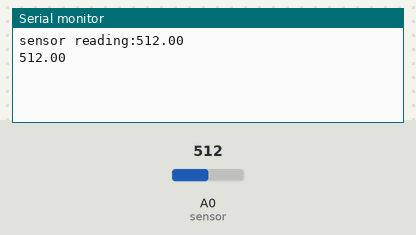
Bench run of a sketch on a simulated Arduino Uno, built with avr-gcc and run on an emulated ATmega328P. Shown: the last lines printed to the serial monitor. Inputs (shaded band) come from the test bench; at power-on: A0 (sensor) = 512.

Above: at 1.8 s.
1.9 s: A0 (sensor) set to 716
At 2.8 s:
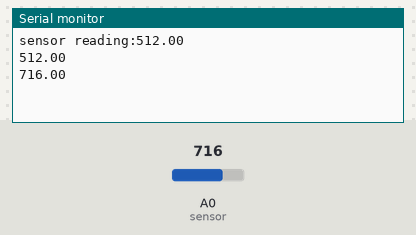
3.4 s: A0 (sensor) set to 900
At 4.4 s:
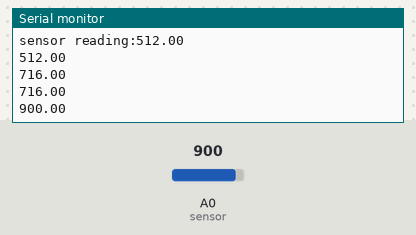
Timing chart, 0 to 6.4 s (numbered marks = the images above; inputs shaded):
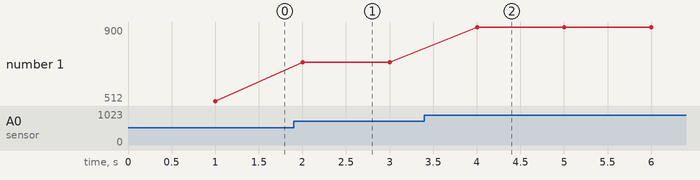

Measured:
- after the input at 1.9 s, the serial monitor: prints a new line after 0.10 s (image 1)
- after the input at 3.4 s, the serial monitor: prints a new line after 0.60 s (image 2)
- plotted number 1: 512 → 716 after the input at 1.9 s, 716 → 900 after the input at 3.4 s

The sketch:

poorna_trails.ino
```cpp
float sensor=A0;
float sen;

void setup() {
  // put your setup code here, to run once:
Serial.begin(9600);
Serial.print("sensor reading:");
pinMode(sensor,INPUT);
//digitalWrite(sensor,LOW);
}

void loop() {
  // put your main code here, to run repeatedly:
sen=analogRead(sensor);
Serial.println(sen);
delay(1000);
}
```
